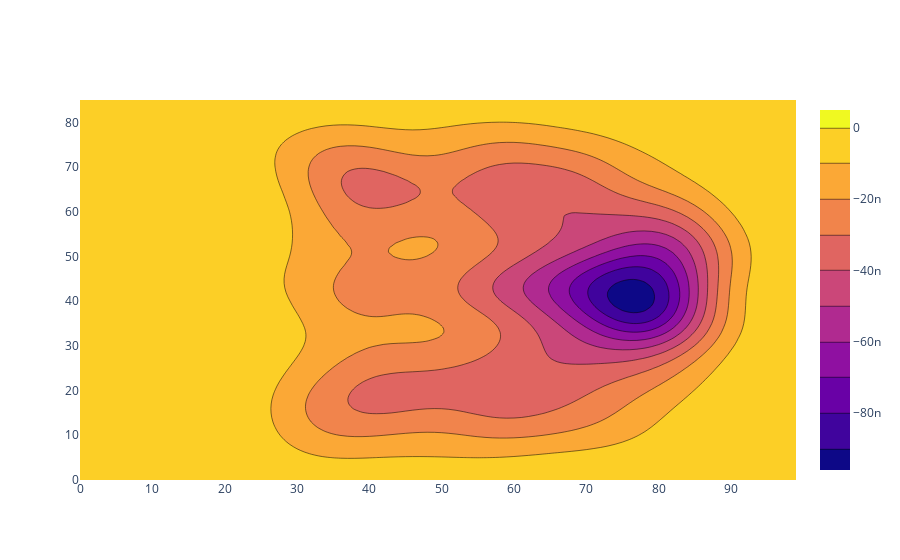

Notebook cell for this chart:
### Code cell
fig = go.Figure(data =
    go.Contour(
        z=np.rot90(norm_season_map - norm_team_map)
    ))
fig.show()

### Figure 1 — Plotly figure (JSON) as saved in the notebook; plotly's stock layout.template omitted (floating-point values rounded to 4 significant figures; data arrays with more than 128 entries replaced by an {"elided": "..."} marker saying what was removed)
{"data": [{"type": "contour", "z": {"elided": "86x100 float values"}}], "layout": {}}
